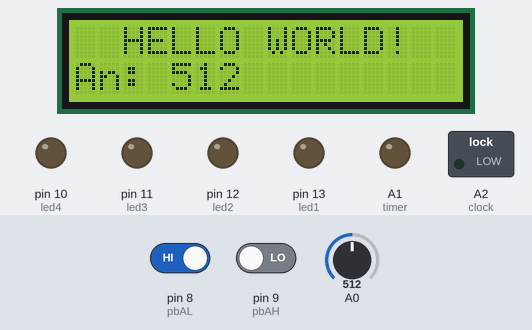
This sketch was run on a simulated Arduino Uno, built with avr-gcc and run on an emulated ATmega328P. Parts: 16×2 character LCD, switched loads named in the sketch (green lamp = pin HIGH), output pins drawn as LEDs (lit = HIGH). The test bench sets the inputs (shaded band); at power-on: pin 9 (pbAH) LOW, pin 8 (pbAL) HIGH, A0 = 512.

Above: at 1.26 s.
1.3 s: pin 9 (pbAH) driven HIGH
At 2.2 s:
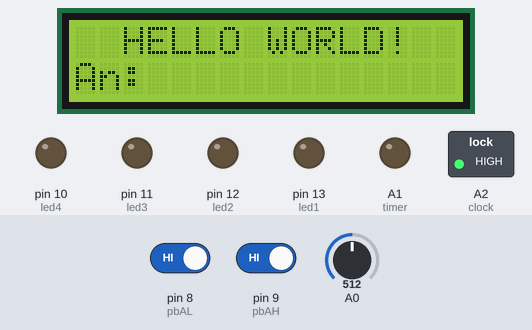
2.8 s: pin 8 (pbAL) driven LOW
At 3.52 s:
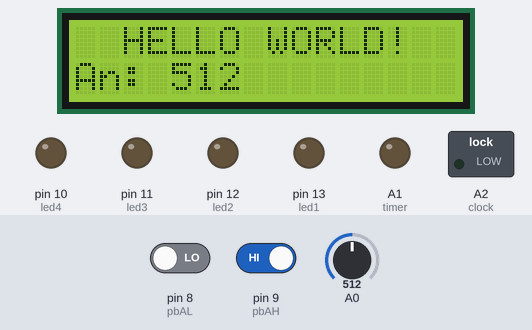
5.6 s: A0 set to 716
At 6.12 s:
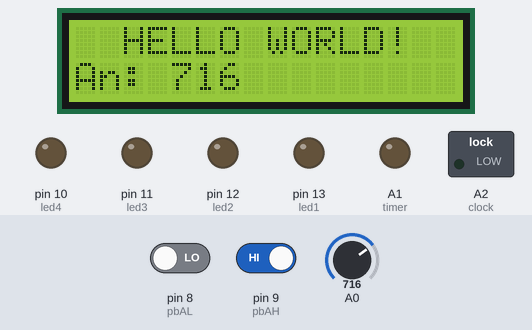
7.1 s: A0 set to 900
At 7.37 s:
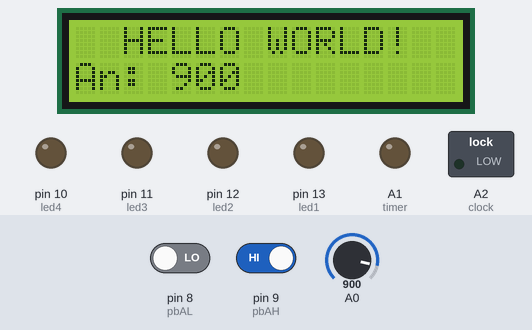
8.6 s: A0 set to 1023
At 9.15 s:
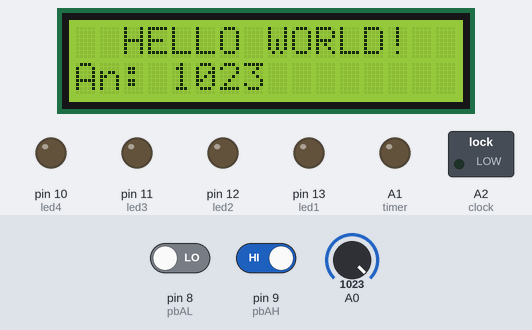
10.1 s: pin 8 (pbAL) driven HIGH
At 10.6 s:
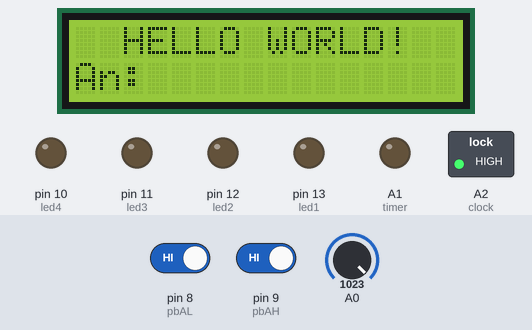
Timing chart, 0 to 12.6 s (numbered marks = the images above; inputs shaded):
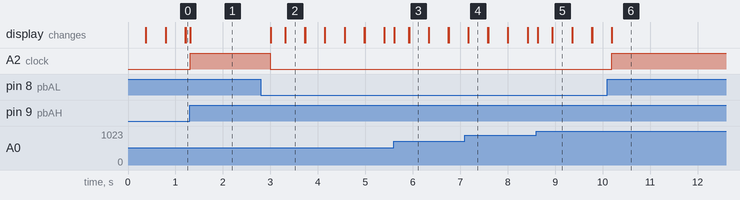

The sketch:

LCD_ADC.ino
```cpp
/* Main.ino file generated by New Project wizard
 *
 * Created	: Tue Sep 22 2026
 * Processor	: Arduino Uno
 * Compiler	: Arduino AVR (Proteus)
 * Programmer	: Abd Rahim Bin Kasiman
 */

#include <LiquidCrystal.h>
const int rs=2, en=3, d4=4, d5=5, d6=6, d7=7;
LiquidCrystal lcd(rs, en, d4, d5, d6, d7);

#define led1	13
#define led2	12
#define led3	11
#define led4	10
#define pbAL	8
#define pbAH	9
#define timer	A1
#define clock	A2

#define d1(x)	digitalWrite(led1,x? HIGH:LOW)
#define d2(x)	digitalWrite(led2,x? HIGH:LOW)
#define d3(x)	digitalWrite(led3,x? HIGH:LOW)
#define d4(x)	digitalWrite(led4,x? HIGH:LOW)

void LEDs(uint8_t x)
{  d1(x&(1<<0));
   d2(x&(1<<1));
   d3(x&(1<<2));
   d4(x&(1<<3));
}

uint8_t getPB(void)
{  uint8_t x=0;

   if(digitalRead(pbAL)==0) x |= 1<<0;
   if(digitalRead(pbAH)==1) x |= 1<<1;
   return x;
}

void setup ()
{  pinMode(led1,OUTPUT);  pinMode(led2,OUTPUT);
   pinMode(led3,OUTPUT);  pinMode(led4,OUTPUT);
   pinMode(pbAL,INPUT);   pinMode(pbAH,INPUT);

   pinMode(timer,OUTPUT);
   digitalWrite(timer,LOW);
   pinMode(timer,OUTPUT);
   pinMode(clock,OUTPUT);

   Serial.begin(9600);
   lcd.begin(16,2);
}

uint8_t cnt=0;
uint8_t seg=0;
void loop()
{  if(getPB()==1)
   {  while(getPB()==1);
      delay(200);
      cnt++;
      if(cnt==2) cnt=0;
   }
   if(cnt==1) digitalWrite(timer,HIGH);
   if(cnt!=1) digitalWrite(timer,LOW);

   if(getPB()==2)
   {  digitalWrite(clock,HIGH);
      seg++;
      while(getPB()==2);
      delay(200);
      digitalWrite(clock,LOW);
      if(seg==21) seg=0;
   }

   lcd.setCursor(0,0); lcd.print("  HELLO WORLD!  ");
   lcd.setCursor(0,1);
   lcd.print("An: ");
   lcd.print(analogRead(A0));
   delay(100);
   lcd.setCursor(4,1); lcd.print("    ");
}
```

Measured:
- after the input at 1.3 s, A2 (clock): LOW → HIGH at once
- after the input at 2.8 s, A2 (clock): HIGH → LOW after 0.20 s; the display: changes after 0.20 s (image 2)
- after the input at 5.6 s, the display: changes at once (image 3)
- after the input at 7.1 s, the display: first differs from a run without the input after 0.07 s (image 4)
- after the input at 8.6 s, the display: changes at once (image 5)
- after the input at 10.1 s, A2 (clock): LOW → HIGH after 0.09 s
- what the display in image 2 shows lasts 0.4 s, from 3.3 s to 3.7 s
